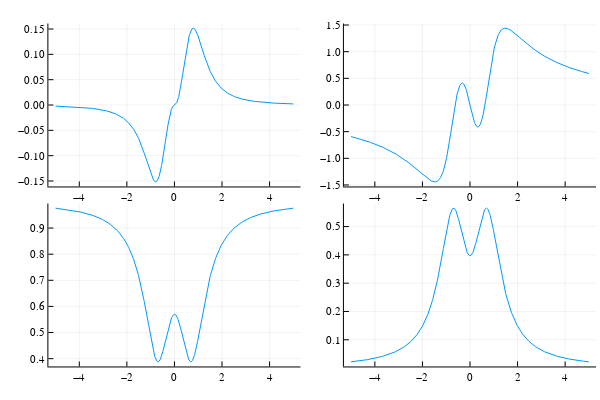

The code cell stored with this chart in its notebook:
### Code cell
plot1=Plots.plot(Bvalues,obs1)
plot2=Plots.plot(Bvalues,obs2)
plot3=Plots.plot(Bvalues,popEx)
plot4=Plots.plot(Bvalues,popGr)
#plot3=Plots.plot(Bvalues,obs3)
#plot4=Plots.plot(Bvalues,obs4)
Plots.plot(plot1, plot2, plot3, plot4, layout = (2, 2), legend = false)

### Figure 1 — Plotly figure (JSON) as saved in the notebook; plotly's stock layout.template omitted (floating-point values rounded to 4 significant figures; data arrays with more than 128 entries replaced by an {"elided": "..."} marker saying what was removed)
{"data": [{"colorbar": {"title": ""}, "legendgroup": "y1", "line": {"color": "rgba(0, 154, 250, 1.000)", "dash": "solid", "shape": "linear", "width": 1}, "mode": "lines", "name": "y1", "showlegend": true, "type": "scatter", "x": {"elided": "1001 float values"}, "xaxis": "x1", "y": {"elided": "1001 float values"}, "yaxis": "y1", "zmax": null, "zmin": null}, {"colorbar": {"title": ""}, "legendgroup": "y1", "line": {"color": "rgba(0, 154, 250, 1.000)", "dash": "solid", "shape": "linear", "width": 1}, "mode": "lines", "name": "y1", "showlegend": true, "type": "scatter", "x": {"elided": "1001 float values"}, "xaxis": "x2", "y": {"elided": "1001 float values"}, "yaxis": "y2", "zmax": null, "zmin": null}, {"colorbar": {"title": ""}, "legendgroup": "y1", "line": {"color": "rgba(0, 154, 250, 1.000)", "dash": "solid", "shape": "linear", "width": 1}, "mode": "lines", "name": "y1", "showlegend": true, "type": "scatter", "x": {"elided": "1001 float values"}, "xaxis": "x3", "y": {"elided": "1001 float values"}, "yaxis": "y3", "zmax": null, "zmin": null}, {"colorbar": {"title": ""}, "legendgroup": "y1", "line": {"color": "rgba(0, 154, 250, 1.000)", "dash": "solid", "shape": "linear", "width": 1}, "mode": "lines", "name": "y1", "showlegend": true, "type": "scatter", "x": {"elided": "1001 float values"}, "xaxis": "x4", "y": {"elided": "1001 float values"}, "yaxis": "y4", "zmax": null, "zmin": null}], "layout": {"annotations": [], "height": 400, "margin": {"b": 20, "l": 0, "r": 0, "t": 20}, "paper_bgcolor": "rgba(255, 255, 255, 1.000)", "plot_bgcolor": "rgba(255, 255, 255, 1.000)", "showlegend": false, "width": 600, "xaxis1": {"anchor": "y1", "domain": [0.08064, 0.5008], "gridcolor": "rgba(0, 0, 0, 0.100)", "gridwidth": 0.5, "linecolor": "rgba(0, 0, 0, 1.000)", "mirror": false, "range": [-5.3, 5.3], "showgrid": true, "showline": true, "showticklabels": true, "tickangle": 0, "tickcolor": "rgb(0, 0, 0)", "tickfont": {"color": "rgba(0, 0, 0, 1.000)", "family": "sans-serif", "size": 11}, "tickmode": "array", "ticks": "inside", "ticktext": ["−4", "−2", "0", "2", "4"], "tickvals": [-4, -2, 0, 2, 4], "title": "", "titlefont": {"color": "rgba(0, 0, 0, 1.000)", "family": "sans-serif", "size": 15}, "type": "-", "visible": true, "zeroline": false, "zerolinecolor": "rgba(0, 0, 0, 1.000)"}, "xaxis2": {"anchor": "y2", "domain": [0.5732, 0.9934], "gridcolor": "rgba(0, 0, 0, 0.100)", "gridwidth": 0.5, "linecolor": "rgba(0, 0, 0, 1.000)", "mirror": false, "range": [-5.3, 5.3], "showgrid": true, "showline": true, "showticklabels": true, "tickangle": 0, "tickcolor": "rgb(0, 0, 0)", "tickfont": {"color": "rgba(0, 0, 0, 1.000)", "family": "sans-serif", "size": 11}, "tickmode": "array", "ticks": "inside", "ticktext": ["−4", "−2", "0", "2", "4"], "tickvals": [-4, -2, 0, 2, 4], "title": "", "titlefont": {"color": "rgba(0, 0, 0, 1.000)", "family": "sans-serif", "size": 15}, "type": "-", "visible": true, "zeroline": false, "zerolinecolor": "rgba(0, 0, 0, 1.000)"}, "xaxis3": {"anchor": "y3", "domain": [0.08064, 0.5008], "gridcolor": "rgba(0, 0, 0, 0.100)", "gridwidth": 0.5, "linecolor": "rgba(0, 0, 0, 1.000)", "mirror": false, "range": [-5.3, 5.3], "showgrid": true, "showline": true, "showticklabels": true, "tickangle": 0, "tickcolor": "rgb(0, 0, 0)", "tickfont": {"color": "rgba(0, 0, 0, 1.000)", "family": "sans-serif", "size": 11}, "tickmode": "array", "ticks": "inside", "ticktext": ["−4", "−2", "0", "2", "4"], "tickvals": [-4, -2, 0, 2, 4], "title": "", "titlefont": {"color": "rgba(0, 0, 0, 1.000)", "family": "sans-serif", "size": 15}, "type": "-", "visible": true, "zeroline": false, "zerolinecolor": "rgba(0, 0, 0, 1.000)"}, "xaxis4": {"anchor": "y4", "domain": [0.5732, 0.9934], "gridcolor": "rgba(0, 0, 0, 0.100)", "gridwidth": 0.5, "linecolor": "rgba(0, 0, 0, 1.000)", "mirror": false, "range": [-5.3, 5.3], "showgrid": true, "showline": true, "showticklabels": true, "tickangle": 0, "tickcolor": "rgb(0, 0, 0)", "tickfont": {"color": "rgba(0, 0, 0, 1.000)", "family": "sans-serif", "size": 11}, "tickmode": "array", "ticks": "inside", "ticktext": ["−4", "−2", "0", "2", "4"], "tickvals": [-4, -2, 0, 2, 4], "title": "", "titlefont": {"color": "rgba(0, 0, 0, 1.000)", "family": "sans-serif", "size": 15}, "type": "-", "visible": true, "zeroline": false, "zerolinecolor": "rgba(0, 0, 0, 1.000)"}, "yaxis1": {"anchor": "x1", "domain": [0.5376, 0.9902], "gridcolor": "rgba(0, 0, 0, 0.100)", "gridwidth": 0.5, "linecolor": "rgba(0, 0, 0, 1.000)", "mirror": false, "range": [-0.1608, 0.1608], "showgrid": true, "showline": true, "showticklabels": true, "tickangle": 0, "tickcolor": "rgb(0, 0, 0)", "tickfont": {"color": "rgba(0, 0, 0, 1.000)", "family": "sans-serif", "size": 11}, "tickmode": "array", "ticks": "inside", "ticktext": ["−0.15", "−0.10", "−0.05", "0.00", "0.05", "0.10", "0.15"], "tickvals": [-0.15, -0.1, -0.05, 0, 0.05, 0.1, 0.15], "title": "", "titlefont": {"color": "rgba(0, 0, 0, 1.000)", "family": "sans-serif", "size": 15}, "type": "-", "visible": true, "zeroline": false, "zerolinecolor": "rgba(0, 0, 0, 1.000)"}, "yaxis2": {"anchor": "x2", "domain": [0.5376, 0.9902], "gridcolor": "rgba(0, 0, 0, 0.100)", "gridwidth": 0.5, "linecolor": "rgba(0, 0, 0, 1.000)", "mirror": false, "range": [-1.528, 1.528], "showgrid": true, "showline": true, "showticklabels": true, "tickangle": 0, "tickcolor": "rgb(0, 0, 0)", "tickfont": {"color": "rgba(0, 0, 0, 1.000)", "family": "sans-serif", "size": 11}, "tickmode": "array", "ticks": "inside", "ticktext": ["−1.5", "−1.0", "−0.5", "0.0", "0.5", "1.0", "1.5"], "tickvals": [-1.5, -1, -0.5, 0, 0.5, 1, 1.5], "title": "", "titlefont": {"color": "rgba(0, 0, 0, 1.000)", "family": "sans-serif", "size": 15}, "type": "-", "visible": true, "zeroline": false, "zerolinecolor": "rgba(0, 0, 0, 1.000)"}, "yaxis3": {"anchor": "x3", "domain": [0.03762, 0.4902], "gridcolor": "rgba(0, 0, 0, 0.100)", "gridwidth": 0.5, "linecolor": "rgba(0, 0, 0, 1.000)", "mirror": false, "range": [0.3701, 0.9938], "showgrid": true, "showline": true, "showticklabels": true, "tickangle": 0, "tickcolor": "rgb(0, 0, 0)", "tickfont": {"color": "rgba(0, 0, 0, 1.000)", "family": "sans-serif", "size": 11}, "tickmode": "array", "ticks": "inside", "ticktext": ["0.4", "0.5", "0.6", "0.7", "0.8", "0.9"], "tickvals": [0.4, 0.5, 0.6, 0.7, 0.8, 0.9], "title": "", "titlefont": {"color": "rgba(0, 0, 0, 1.000)", "family": "sans-serif", "size": 15}, "type": "-", "visible": true, "zeroline": false, "zerolinecolor": "rgba(0, 0, 0, 1.000)"}, "yaxis4": {"anchor": "x4", "domain": [0.03762, 0.4902], "gridcolor": "rgba(0, 0, 0, 0.100)", "gridwidth": 0.5, "linecolor": "rgba(0, 0, 0, 1.000)", "mirror": false, "range": [0.005696, 0.5814], "showgrid": true, "showline": true, "showticklabels": true, "tickangle": 0, "tickcolor": "rgb(0, 0, 0)", "tickfont": {"color": "rgba(0, 0, 0, 1.000)", "family": "sans-serif", "size": 11}, "tickmode": "array", "ticks": "inside", "ticktext": ["0.1", "0.2", "0.3", "0.4", "0.5"], "tickvals": [0.1, 0.2, 0.3, 0.4, 0.5], "title": "", "titlefont": {"color": "rgba(0, 0, 0, 1.000)", "family": "sans-serif", "size": 15}, "type": "-", "visible": true, "zeroline": false, "zerolinecolor": "rgba(0, 0, 0, 1.000)"}}}
